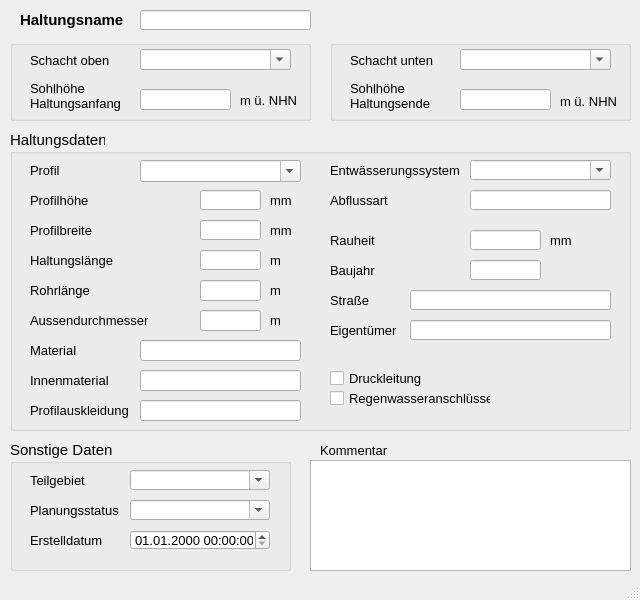
<?xml version="1.0" encoding="UTF-8"?>
<ui version="4.0">
 <class>MainWindow</class>
 <widget class="QMainWindow" name="MainWindow">
  <property name="geometry">
   <rect>
    <x>0</x>
    <y>0</y>
    <width>640</width>
    <height>600</height>
   </rect>
  </property>
  <property name="sizePolicy">
   <sizepolicy hsizetype="Preferred" vsizetype="Preferred">
    <horstretch>0</horstretch>
    <verstretch>0</verstretch>
   </sizepolicy>
  </property>
  <property name="minimumSize">
   <size>
    <width>640</width>
    <height>600</height>
   </size>
  </property>
  <property name="baseSize">
   <size>
    <width>0</width>
    <height>0</height>
   </size>
  </property>
  <property name="font">
   <font>
    <family>Tahoma</family>
    <pointsize>10</pointsize>
   </font>
  </property>
  <property name="windowTitle">
   <string>Haltung</string>
  </property>
  <widget class="QWidget" name="centralwidget">
   <widget class="QLabel" name="label">
    <property name="geometry">
     <rect>
      <x>20</x>
      <y>10</y>
      <width>111</width>
      <height>20</height>
     </rect>
    </property>
    <property name="font">
     <font>
      <family>Tahoma</family>
      <pointsize>11</pointsize>
      <weight>75</weight>
      <bold>true</bold>
     </font>
    </property>
    <property name="text">
     <string>Haltungsname</string>
    </property>
   </widget>
   <widget class="QGroupBox" name="groupBox">
    <property name="geometry">
     <rect>
      <x>10</x>
      <y>40</y>
      <width>301</width>
      <height>81</height>
     </rect>
    </property>
    <property name="font">
     <font>
      <family>Tahoma</family>
      <pointsize>11</pointsize>
     </font>
    </property>
    <property name="title">
     <string/>
    </property>
    <widget class="QLabel" name="label_3">
     <property name="geometry">
      <rect>
       <x>20</x>
       <y>10</y>
       <width>91</width>
       <height>21</height>
      </rect>
     </property>
     <property name="font">
      <font>
       <family>Tahoma</family>
       <pointsize>10</pointsize>
      </font>
     </property>
     <property name="text">
      <string>Schacht oben</string>
     </property>
    </widget>
    <widget class="QLabel" name="label_5">
     <property name="geometry">
      <rect>
       <x>20</x>
       <y>40</y>
       <width>121</width>
       <height>31</height>
      </rect>
     </property>
     <property name="font">
      <font>
       <family>Tahoma</family>
       <pointsize>10</pointsize>
      </font>
     </property>
     <property name="text">
      <string>Sohlhöhe 
Haltungsanfang</string>
     </property>
    </widget>
    <widget class="QLabel" name="label_14">
     <property name="geometry">
      <rect>
       <x>230</x>
       <y>50</y>
       <width>61</width>
       <height>21</height>
      </rect>
     </property>
     <property name="font">
      <font>
       <family>Tahoma</family>
       <pointsize>10</pointsize>
      </font>
     </property>
     <property name="text">
      <string>m ü. NHN</string>
     </property>
    </widget>
    <widget class="QComboBox" name="schoben">
     <property name="geometry">
      <rect>
       <x>130</x>
       <y>9</y>
       <width>151</width>
       <height>21</height>
      </rect>
     </property>
     <property name="font">
      <font>
       <family>Tahoma</family>
       <pointsize>10</pointsize>
      </font>
     </property>
     <property name="toolTip">
      <string>&lt;html&gt;&lt;head/&gt;&lt;body&gt;&lt;p&gt;Name des oberen Schachtes&lt;/p&gt;&lt;/body&gt;&lt;/html&gt;</string>
     </property>
     <property name="statusTip">
      <string>Name des oberen Schachtes</string>
     </property>
     <property name="editable">
      <bool>true</bool>
     </property>
    </widget>
    <widget class="QLineEdit" name="sohleoben">
     <property name="geometry">
      <rect>
       <x>130</x>
       <y>49</y>
       <width>91</width>
       <height>21</height>
      </rect>
     </property>
     <property name="font">
      <font>
       <family>Tahoma</family>
       <pointsize>10</pointsize>
      </font>
     </property>
     <property name="toolTip">
      <string>&lt;html&gt;&lt;head/&gt;&lt;body&gt;&lt;p&gt;Sohlhöhe am Haltungsanfang&lt;/p&gt;&lt;/body&gt;&lt;/html&gt;</string>
     </property>
     <property name="statusTip">
      <string>Sohlhöhe am Haltungsanfang</string>
     </property>
     <property name="inputMask">
      <string/>
     </property>
     <property name="text">
      <string/>
     </property>
     <property name="maxLength">
      <number>32767</number>
     </property>
    </widget>
   </widget>
   <widget class="QGroupBox" name="groupBox_3">
    <property name="geometry">
     <rect>
      <x>330</x>
      <y>40</y>
      <width>301</width>
      <height>81</height>
     </rect>
    </property>
    <property name="font">
     <font>
      <family>Tahoma</family>
      <pointsize>11</pointsize>
     </font>
    </property>
    <property name="title">
     <string/>
    </property>
    <widget class="QLineEdit" name="sohleunten">
     <property name="geometry">
      <rect>
       <x>130</x>
       <y>49</y>
       <width>91</width>
       <height>21</height>
      </rect>
     </property>
     <property name="font">
      <font>
       <family>Tahoma</family>
       <pointsize>10</pointsize>
      </font>
     </property>
     <property name="toolTip">
      <string>&lt;html&gt;&lt;head/&gt;&lt;body&gt;&lt;p&gt;Sohlhöhe am Haltungsende&lt;/p&gt;&lt;/body&gt;&lt;/html&gt;</string>
     </property>
     <property name="statusTip">
      <string>Sohlhöhe am Haltungsende</string>
     </property>
    </widget>
    <widget class="QLabel" name="label_9">
     <property name="geometry">
      <rect>
       <x>20</x>
       <y>10</y>
       <width>91</width>
       <height>21</height>
      </rect>
     </property>
     <property name="font">
      <font>
       <family>Tahoma</family>
       <pointsize>10</pointsize>
      </font>
     </property>
     <property name="text">
      <string>Schacht unten</string>
     </property>
    </widget>
    <widget class="QLabel" name="label_8">
     <property name="geometry">
      <rect>
       <x>20</x>
       <y>40</y>
       <width>101</width>
       <height>31</height>
      </rect>
     </property>
     <property name="font">
      <font>
       <family>Tahoma</family>
       <pointsize>10</pointsize>
      </font>
     </property>
     <property name="text">
      <string>Sohlhöhe 
Haltungsende</string>
     </property>
    </widget>
    <widget class="QLabel" name="label_15">
     <property name="geometry">
      <rect>
       <x>230</x>
       <y>51</y>
       <width>61</width>
       <height>20</height>
      </rect>
     </property>
     <property name="font">
      <font>
       <family>Tahoma</family>
       <pointsize>10</pointsize>
      </font>
     </property>
     <property name="text">
      <string>m ü. NHN</string>
     </property>
    </widget>
    <widget class="QComboBox" name="schunten">
     <property name="geometry">
      <rect>
       <x>130</x>
       <y>9</y>
       <width>151</width>
       <height>21</height>
      </rect>
     </property>
     <property name="font">
      <font>
       <family>Tahoma</family>
       <pointsize>10</pointsize>
      </font>
     </property>
     <property name="toolTip">
      <string>&lt;html&gt;&lt;head/&gt;&lt;body&gt;&lt;p&gt;Name des unteren Schachtes&lt;/p&gt;&lt;/body&gt;&lt;/html&gt;</string>
     </property>
     <property name="statusTip">
      <string>Name des unteren Schachtes</string>
     </property>
     <property name="editable">
      <bool>true</bool>
     </property>
    </widget>
   </widget>
   <widget class="QTextEdit" name="kommentar">
    <property name="geometry">
     <rect>
      <x>310</x>
      <y>460</y>
      <width>321</width>
      <height>111</height>
     </rect>
    </property>
    <property name="font">
     <font>
      <family>Tahoma</family>
      <pointsize>10</pointsize>
     </font>
    </property>
    <property name="toolTip">
     <string>&lt;html&gt;&lt;head/&gt;&lt;body&gt;&lt;p&gt;&lt;span style=&quot; font-family:'Calibri','sans-serif';&quot;&gt;Platz für zusätzliche Kommentare&lt;/span&gt;&lt;/p&gt;&lt;/body&gt;&lt;/html&gt;</string>
    </property>
    <property name="statusTip">
     <string>Platz für zusätzliche Kommentare</string>
    </property>
   </widget>
   <widget class="QLabel" name="label_22">
    <property name="geometry">
     <rect>
      <x>320</x>
      <y>440</y>
      <width>81</width>
      <height>21</height>
     </rect>
    </property>
    <property name="font">
     <font>
      <family>Tahoma</family>
      <pointsize>10</pointsize>
     </font>
    </property>
    <property name="text">
     <string>Kommentar</string>
    </property>
   </widget>
   <widget class="QLineEdit" name="haltnam">
    <property name="geometry">
     <rect>
      <x>140</x>
      <y>10</y>
      <width>171</width>
      <height>20</height>
     </rect>
    </property>
    <property name="font">
     <font>
      <family>Tahoma</family>
      <pointsize>11</pointsize>
     </font>
    </property>
    <property name="toolTip">
     <string>&lt;html&gt;&lt;head/&gt;&lt;body&gt;&lt;p&gt;&lt;span style=&quot; font-family:'Calibri','sans-serif';&quot;&gt;Eindeutige Haltungsbezeichnung&lt;/span&gt;&lt;/p&gt;&lt;/body&gt;&lt;/html&gt;</string>
    </property>
    <property name="statusTip">
     <string>Eindeutige Haltungsbezeichnung</string>
    </property>
   </widget>
   <widget class="QGroupBox" name="groupBox_2">
    <property name="geometry">
     <rect>
      <x>10</x>
      <y>130</y>
      <width>621</width>
      <height>301</height>
     </rect>
    </property>
    <property name="font">
     <font>
      <family>Tahoma</family>
      <pointsize>11</pointsize>
     </font>
    </property>
    <property name="title">
     <string>Haltungsdaten</string>
    </property>
    <widget class="QLineEdit" name="ks">
     <property name="geometry">
      <rect>
       <x>460</x>
       <y>100</y>
       <width>71</width>
       <height>20</height>
      </rect>
     </property>
     <property name="font">
      <font>
       <family>Tahoma</family>
       <pointsize>10</pointsize>
      </font>
     </property>
     <property name="toolTip">
      <string>&lt;html&gt;&lt;head/&gt;&lt;body&gt;&lt;p&gt;absolute Rauheit (Prandtl-Colebrook)&lt;/p&gt;&lt;/body&gt;&lt;/html&gt;</string>
     </property>
     <property name="statusTip">
      <string>Absolute Rauheit gemäß Prandtl-Colebrook</string>
     </property>
    </widget>
    <widget class="QLabel" name="label_7">
     <property name="geometry">
      <rect>
       <x>20</x>
       <y>90</y>
       <width>101</width>
       <height>21</height>
      </rect>
     </property>
     <property name="font">
      <font>
       <family>Tahoma</family>
       <pointsize>10</pointsize>
      </font>
     </property>
     <property name="text">
      <string>Profilbreite</string>
     </property>
    </widget>
    <widget class="QLabel" name="label_20">
     <property name="geometry">
      <rect>
       <x>260</x>
       <y>90</y>
       <width>31</width>
       <height>21</height>
      </rect>
     </property>
     <property name="font">
      <font>
       <family>Tahoma</family>
       <pointsize>10</pointsize>
      </font>
     </property>
     <property name="text">
      <string>mm</string>
     </property>
    </widget>
    <widget class="QLabel" name="label_21">
     <property name="geometry">
      <rect>
       <x>260</x>
       <y>120</y>
       <width>30</width>
       <height>20</height>
      </rect>
     </property>
     <property name="font">
      <font>
       <family>Tahoma</family>
       <pointsize>10</pointsize>
      </font>
     </property>
     <property name="text">
      <string>m </string>
     </property>
    </widget>
    <widget class="QLineEdit" name="laenge">
     <property name="geometry">
      <rect>
       <x>190</x>
       <y>120</y>
       <width>61</width>
       <height>20</height>
      </rect>
     </property>
     <property name="font">
      <font>
       <family>Tahoma</family>
       <pointsize>10</pointsize>
      </font>
     </property>
     <property name="toolTip">
      <string>&lt;html&gt;&lt;head/&gt;&lt;body&gt;&lt;p&gt;&lt;span style=&quot; font-size:10pt;&quot;&gt;Haltungslänge&lt;/span&gt;&lt;/p&gt;&lt;/body&gt;&lt;/html&gt;</string>
     </property>
     <property name="statusTip">
      <string>vorgegebene Haltungslänge, falls diese nicht automatisch berechnet werden soll</string>
     </property>
    </widget>
    <widget class="QComboBox" name="entwart">
     <property name="geometry">
      <rect>
       <x>460</x>
       <y>30</y>
       <width>141</width>
       <height>20</height>
      </rect>
     </property>
     <property name="font">
      <font>
       <family>Tahoma</family>
       <pointsize>10</pointsize>
      </font>
     </property>
     <property name="toolTip">
      <string>&lt;html&gt;&lt;head/&gt;&lt;body&gt;&lt;p&gt;vorh. Entwässerungssystem (z.B. Mischwasser, Regenwasser etc.)&lt;/p&gt;&lt;/body&gt;&lt;/html&gt;</string>
     </property>
     <property name="statusTip">
      <string>vorh. Entwässerungssystem (z.B. Mischwasser, Regenwasser etc.)</string>
     </property>
     <property name="editable">
      <bool>true</bool>
     </property>
    </widget>
    <widget class="QComboBox" name="profilnam">
     <property name="geometry">
      <rect>
       <x>130</x>
       <y>30</y>
       <width>161</width>
       <height>22</height>
      </rect>
     </property>
     <property name="minimumSize">
      <size>
       <width>0</width>
       <height>0</height>
      </size>
     </property>
     <property name="font">
      <font>
       <family>Tahoma</family>
       <pointsize>10</pointsize>
      </font>
     </property>
     <property name="toolTip">
      <string>&lt;html&gt;&lt;head/&gt;&lt;body&gt;&lt;p&gt;Profil der Haltung&lt;/p&gt;&lt;/body&gt;&lt;/html&gt;</string>
     </property>
     <property name="statusTip">
      <string>Profil der Haltung</string>
     </property>
     <property name="editable">
      <bool>true</bool>
     </property>
    </widget>
    <widget class="QLabel" name="label_54">
     <property name="geometry">
      <rect>
       <x>20</x>
       <y>30</y>
       <width>91</width>
       <height>21</height>
      </rect>
     </property>
     <property name="font">
      <font>
       <family>Tahoma</family>
       <pointsize>10</pointsize>
      </font>
     </property>
     <property name="text">
      <string>Profil</string>
     </property>
    </widget>
    <widget class="QLabel" name="label_17">
     <property name="geometry">
      <rect>
       <x>20</x>
       <y>120</y>
       <width>151</width>
       <height>21</height>
      </rect>
     </property>
     <property name="font">
      <font>
       <family>Tahoma</family>
       <pointsize>10</pointsize>
      </font>
     </property>
     <property name="text">
      <string>Haltungslänge</string>
     </property>
    </widget>
    <widget class="QLabel" name="label_51">
     <property name="geometry">
      <rect>
       <x>320</x>
       <y>30</y>
       <width>151</width>
       <height>21</height>
      </rect>
     </property>
     <property name="font">
      <font>
       <family>Tahoma</family>
       <pointsize>10</pointsize>
      </font>
     </property>
     <property name="text">
      <string>Entwässerungssystem</string>
     </property>
    </widget>
    <widget class="QLineEdit" name="hoehe">
     <property name="geometry">
      <rect>
       <x>190</x>
       <y>60</y>
       <width>61</width>
       <height>20</height>
      </rect>
     </property>
     <property name="font">
      <font>
       <family>Tahoma</family>
       <pointsize>10</pointsize>
      </font>
     </property>
     <property name="toolTip">
      <string>&lt;html&gt;&lt;head/&gt;&lt;body&gt;&lt;p&gt;Bedeutung hängt vom Profil ab&lt;/p&gt;&lt;/body&gt;&lt;/html&gt;</string>
     </property>
     <property name="statusTip">
      <string>Bedeutung hängt vom Profil ab</string>
     </property>
     <property name="inputMask">
      <string/>
     </property>
     <property name="text">
      <string/>
     </property>
    </widget>
    <widget class="QLabel" name="label_16">
     <property name="geometry">
      <rect>
       <x>260</x>
       <y>60</y>
       <width>31</width>
       <height>21</height>
      </rect>
     </property>
     <property name="font">
      <font>
       <family>Tahoma</family>
       <pointsize>10</pointsize>
      </font>
     </property>
     <property name="text">
      <string>mm</string>
     </property>
    </widget>
    <widget class="QLineEdit" name="breite">
     <property name="geometry">
      <rect>
       <x>190</x>
       <y>90</y>
       <width>61</width>
       <height>20</height>
      </rect>
     </property>
     <property name="font">
      <font>
       <family>Tahoma</family>
       <pointsize>10</pointsize>
      </font>
     </property>
     <property name="toolTip">
      <string>&lt;html&gt;&lt;head/&gt;&lt;body&gt;&lt;p&gt;Bedeutung hängt vom Profil ab&lt;/p&gt;&lt;/body&gt;&lt;/html&gt;</string>
     </property>
     <property name="statusTip">
      <string>Bedeutung hängt vom Profil ab</string>
     </property>
    </widget>
    <widget class="QLabel" name="label_6">
     <property name="geometry">
      <rect>
       <x>20</x>
       <y>60</y>
       <width>101</width>
       <height>21</height>
      </rect>
     </property>
     <property name="font">
      <font>
       <family>Tahoma</family>
       <pointsize>10</pointsize>
      </font>
     </property>
     <property name="text">
      <string>Profilhöhe</string>
     </property>
    </widget>
    <widget class="QLabel" name="label_70">
     <property name="geometry">
      <rect>
       <x>540</x>
       <y>100</y>
       <width>31</width>
       <height>21</height>
      </rect>
     </property>
     <property name="font">
      <font>
       <family>Tahoma</family>
       <pointsize>10</pointsize>
      </font>
     </property>
     <property name="text">
      <string>mm</string>
     </property>
    </widget>
    <widget class="QLabel" name="label_61">
     <property name="geometry">
      <rect>
       <x>320</x>
       <y>100</y>
       <width>100</width>
       <height>20</height>
      </rect>
     </property>
     <property name="font">
      <font>
       <family>Tahoma</family>
       <pointsize>10</pointsize>
      </font>
     </property>
     <property name="text">
      <string>Rauheit</string>
     </property>
    </widget>
    <widget class="QLabel" name="label_12">
     <property name="geometry">
      <rect>
       <x>20</x>
       <y>180</y>
       <width>151</width>
       <height>21</height>
      </rect>
     </property>
     <property name="font">
      <font>
       <family>Tahoma</family>
       <pointsize>10</pointsize>
      </font>
     </property>
     <property name="text">
      <string>Aussendurchmesser</string>
     </property>
    </widget>
    <widget class="QLabel" name="label_23">
     <property name="geometry">
      <rect>
       <x>260</x>
       <y>180</y>
       <width>31</width>
       <height>21</height>
      </rect>
     </property>
     <property name="font">
      <font>
       <family>Tahoma</family>
       <pointsize>10</pointsize>
      </font>
     </property>
     <property name="text">
      <string>m </string>
     </property>
    </widget>
    <widget class="QLineEdit" name="aussendurchmesser">
     <property name="geometry">
      <rect>
       <x>190</x>
       <y>180</y>
       <width>61</width>
       <height>21</height>
      </rect>
     </property>
     <property name="font">
      <font>
       <family>Tahoma</family>
       <pointsize>10</pointsize>
      </font>
     </property>
     <property name="toolTip">
      <string>&lt;html&gt;&lt;head/&gt;&lt;body&gt;&lt;p&gt;Außendurchmesser&lt;/p&gt;&lt;/body&gt;&lt;/html&gt;</string>
     </property>
     <property name="statusTip">
      <string>Außendurchmesser</string>
     </property>
    </widget>
    <widget class="QLabel" name="label_62">
     <property name="geometry">
      <rect>
       <x>20</x>
       <y>270</y>
       <width>151</width>
       <height>21</height>
      </rect>
     </property>
     <property name="font">
      <font>
       <family>Tahoma</family>
       <pointsize>10</pointsize>
      </font>
     </property>
     <property name="text">
      <string>Profilauskleidung</string>
     </property>
    </widget>
    <widget class="QLineEdit" name="profilauskleidung">
     <property name="geometry">
      <rect>
       <x>130</x>
       <y>270</y>
       <width>161</width>
       <height>21</height>
      </rect>
     </property>
     <property name="font">
      <font>
       <family>Tahoma</family>
       <pointsize>10</pointsize>
      </font>
     </property>
     <property name="toolTip">
      <string>&lt;html&gt;&lt;head/&gt;&lt;body&gt;&lt;p&gt;Profilauskleidung&lt;/p&gt;&lt;/body&gt;&lt;/html&gt;</string>
     </property>
     <property name="statusTip">
      <string>Profilauskleidung</string>
     </property>
    </widget>
    <widget class="QLabel" name="label_63">
     <property name="geometry">
      <rect>
       <x>20</x>
       <y>240</y>
       <width>151</width>
       <height>21</height>
      </rect>
     </property>
     <property name="font">
      <font>
       <family>Tahoma</family>
       <pointsize>10</pointsize>
      </font>
     </property>
     <property name="text">
      <string>Innenmaterial</string>
     </property>
    </widget>
    <widget class="QLineEdit" name="innenmaterial">
     <property name="geometry">
      <rect>
       <x>130</x>
       <y>240</y>
       <width>161</width>
       <height>21</height>
      </rect>
     </property>
     <property name="font">
      <font>
       <family>Tahoma</family>
       <pointsize>10</pointsize>
      </font>
     </property>
     <property name="toolTip">
      <string>&lt;html&gt;&lt;head/&gt;&lt;body&gt;&lt;p&gt;Innenmaterial&lt;/p&gt;&lt;/body&gt;&lt;/html&gt;</string>
     </property>
     <property name="statusTip">
      <string>Innenmaterial</string>
     </property>
    </widget>
    <widget class="QCheckBox" name="druckdicht">
     <property name="geometry">
      <rect>
       <x>320</x>
       <y>240</y>
       <width>101</width>
       <height>17</height>
      </rect>
     </property>
     <property name="font">
      <font>
       <family>Tahoma</family>
       <pointsize>10</pointsize>
      </font>
     </property>
     <property name="toolTip">
      <string>&lt;html&gt;&lt;head/&gt;&lt;body&gt;&lt;p&gt;Druckleitung&lt;/p&gt;&lt;/body&gt;&lt;/html&gt;</string>
     </property>
     <property name="statusTip">
      <string>Druckleitung</string>
     </property>
     <property name="layoutDirection">
      <enum>Qt::LeftToRight</enum>
     </property>
     <property name="text">
      <string>Druckleitung</string>
     </property>
    </widget>
    <widget class="QCheckBox" name="rwanschluss">
     <property name="geometry">
      <rect>
       <x>320</x>
       <y>260</y>
       <width>161</width>
       <height>17</height>
      </rect>
     </property>
     <property name="font">
      <font>
       <family>Tahoma</family>
       <pointsize>10</pointsize>
      </font>
     </property>
     <property name="toolTip">
      <string>&lt;html&gt;&lt;head/&gt;&lt;body&gt;&lt;p&gt;Haltung mit Regenwasseranschlüssen. Wird bei automatischer Erzeugung der Haltungsflächen berücksichtigt&lt;/p&gt;&lt;p&gt;Häkchen setzen, wenn die Haltung Regenwasseranschlüsse aufweist&lt;/p&gt;&lt;/body&gt;&lt;/html&gt;</string>
     </property>
     <property name="statusTip">
      <string>Häkchen, wenn Haltung Regenwasseranschlüsse aufweist. Wird bei automatischer Erzeugung der Haltungsflächen berücksichtigt.</string>
     </property>
     <property name="whatsThis">
      <string>&lt;html&gt;&lt;head/&gt;&lt;body&gt;&lt;p&gt;Haltung mit Regenwasseranschlüssen. Wird bei automatischer Erzeugung der Haltungsflächen berücksichtigt.&lt;/p&gt;&lt;/body&gt;&lt;/html&gt;</string>
     </property>
     <property name="layoutDirection">
      <enum>Qt::LeftToRight</enum>
     </property>
     <property name="text">
      <string>Regenwasseranschlüsse</string>
     </property>
     <property name="tristate">
      <bool>true</bool>
     </property>
    </widget>
    <widget class="QLabel" name="label_67">
     <property name="geometry">
      <rect>
       <x>20</x>
       <y>210</y>
       <width>100</width>
       <height>21</height>
      </rect>
     </property>
     <property name="font">
      <font>
       <family>Tahoma</family>
       <pointsize>10</pointsize>
      </font>
     </property>
     <property name="text">
      <string>Material</string>
     </property>
    </widget>
    <widget class="QLineEdit" name="material">
     <property name="geometry">
      <rect>
       <x>130</x>
       <y>210</y>
       <width>161</width>
       <height>21</height>
      </rect>
     </property>
     <property name="toolTip">
      <string>&lt;html&gt;&lt;head/&gt;&lt;body&gt;&lt;p&gt;Material des Schachtes (z.B. Beton, Gussstahl etc.)&lt;/p&gt;&lt;/body&gt;&lt;/html&gt;</string>
     </property>
     <property name="statusTip">
      <string>Material des Schachtes (z.B. Beton, Gussstahl etc.)</string>
     </property>
    </widget>
    <widget class="QLabel" name="label_66">
     <property name="geometry">
      <rect>
       <x>320</x>
       <y>160</y>
       <width>100</width>
       <height>20</height>
      </rect>
     </property>
     <property name="font">
      <font>
       <family>Tahoma</family>
       <pointsize>10</pointsize>
      </font>
     </property>
     <property name="text">
      <string>Straße</string>
     </property>
    </widget>
    <widget class="QLabel" name="label_65">
     <property name="geometry">
      <rect>
       <x>320</x>
       <y>190</y>
       <width>100</width>
       <height>20</height>
      </rect>
     </property>
     <property name="font">
      <font>
       <family>Tahoma</family>
       <pointsize>10</pointsize>
      </font>
     </property>
     <property name="text">
      <string>Eigentümer</string>
     </property>
    </widget>
    <widget class="QLabel" name="label_64">
     <property name="geometry">
      <rect>
       <x>320</x>
       <y>130</y>
       <width>100</width>
       <height>20</height>
      </rect>
     </property>
     <property name="font">
      <font>
       <family>Tahoma</family>
       <pointsize>10</pointsize>
      </font>
     </property>
     <property name="text">
      <string>Baujahr</string>
     </property>
    </widget>
    <widget class="QLineEdit" name="strasse">
     <property name="geometry">
      <rect>
       <x>400</x>
       <y>160</y>
       <width>201</width>
       <height>20</height>
      </rect>
     </property>
     <property name="toolTip">
      <string>&lt;html&gt;&lt;head/&gt;&lt;body&gt;&lt;p&gt;Straßenname&lt;/p&gt;&lt;/body&gt;&lt;/html&gt;</string>
     </property>
     <property name="statusTip">
      <string>Straßenname</string>
     </property>
    </widget>
    <widget class="QLineEdit" name="baujahr">
     <property name="geometry">
      <rect>
       <x>460</x>
       <y>130</y>
       <width>71</width>
       <height>20</height>
      </rect>
     </property>
     <property name="toolTip">
      <string>&lt;html&gt;&lt;head/&gt;&lt;body&gt;&lt;p&gt;Baujahr&lt;/p&gt;&lt;/body&gt;&lt;/html&gt;</string>
     </property>
     <property name="statusTip">
      <string>Baujahr</string>
     </property>
    </widget>
    <widget class="QLineEdit" name="eigentum">
     <property name="geometry">
      <rect>
       <x>400</x>
       <y>190</y>
       <width>201</width>
       <height>20</height>
      </rect>
     </property>
     <property name="toolTip">
      <string>&lt;html&gt;&lt;head/&gt;&lt;body&gt;&lt;p&gt;Eigentümer&lt;/p&gt;&lt;/body&gt;&lt;/html&gt;</string>
     </property>
     <property name="statusTip">
      <string>Eigentümer</string>
     </property>
    </widget>
    <widget class="QLabel" name="label_2">
     <property name="geometry">
      <rect>
       <x>20</x>
       <y>150</y>
       <width>111</width>
       <height>21</height>
      </rect>
     </property>
     <property name="font">
      <font>
       <family>Tahoma</family>
       <pointsize>10</pointsize>
      </font>
     </property>
     <property name="text">
      <string>Rohrlänge</string>
     </property>
    </widget>
    <widget class="QLineEdit" name="lineEdit">
     <property name="geometry">
      <rect>
       <x>190</x>
       <y>150</y>
       <width>61</width>
       <height>21</height>
      </rect>
     </property>
    </widget>
    <widget class="QLabel" name="label_4">
     <property name="geometry">
      <rect>
       <x>260</x>
       <y>150</y>
       <width>31</width>
       <height>21</height>
      </rect>
     </property>
     <property name="font">
      <font>
       <family>Tahoma</family>
       <pointsize>10</pointsize>
      </font>
     </property>
     <property name="text">
      <string>m</string>
     </property>
    </widget>
    <widget class="QLabel" name="label_68">
     <property name="geometry">
      <rect>
       <x>320</x>
       <y>60</y>
       <width>100</width>
       <height>20</height>
      </rect>
     </property>
     <property name="font">
      <font>
       <family>Tahoma</family>
       <pointsize>10</pointsize>
      </font>
     </property>
     <property name="text">
      <string>Abflussart</string>
     </property>
    </widget>
    <widget class="QLineEdit" name="abflussart">
     <property name="geometry">
      <rect>
       <x>460</x>
       <y>60</y>
       <width>141</width>
       <height>20</height>
      </rect>
     </property>
     <property name="toolTip">
      <string>&lt;html&gt;&lt;head/&gt;&lt;body&gt;&lt;p&gt;Straßenname&lt;/p&gt;&lt;/body&gt;&lt;/html&gt;</string>
     </property>
     <property name="statusTip">
      <string>Straßenname</string>
     </property>
    </widget>
   </widget>
   <widget class="QGroupBox" name="groupBox_4">
    <property name="geometry">
     <rect>
      <x>10</x>
      <y>440</y>
      <width>281</width>
      <height>131</height>
     </rect>
    </property>
    <property name="font">
     <font>
      <family>Tahoma</family>
      <pointsize>11</pointsize>
     </font>
    </property>
    <property name="title">
     <string>Sonstige Daten</string>
    </property>
    <widget class="QLabel" name="label_11">
     <property name="geometry">
      <rect>
       <x>20</x>
       <y>30</y>
       <width>71</width>
       <height>21</height>
      </rect>
     </property>
     <property name="font">
      <font>
       <family>Tahoma</family>
       <pointsize>10</pointsize>
      </font>
     </property>
     <property name="text">
      <string>Teilgebiet</string>
     </property>
     <property name="buddy">
      <cstring>simstatus</cstring>
     </property>
    </widget>
    <widget class="QComboBox" name="teilgebiet">
     <property name="geometry">
      <rect>
       <x>120</x>
       <y>30</y>
       <width>140</width>
       <height>20</height>
      </rect>
     </property>
     <property name="font">
      <font>
       <family>Tahoma</family>
       <pointsize>10</pointsize>
      </font>
     </property>
     <property name="toolTip">
      <string>&lt;html&gt;&lt;head/&gt;&lt;body&gt;&lt;p&gt;zur Zuordnung auf ein selbstständig festgelegtes Teilgebiet&lt;/p&gt;&lt;/body&gt;&lt;/html&gt;</string>
     </property>
     <property name="statusTip">
      <string>zur Zuordnung auf ein selbstständig festgelegtes Teilgebiet</string>
     </property>
     <property name="editable">
      <bool>true</bool>
     </property>
    </widget>
    <widget class="QLabel" name="label_10">
     <property name="geometry">
      <rect>
       <x>20</x>
       <y>60</y>
       <width>101</width>
       <height>21</height>
      </rect>
     </property>
     <property name="font">
      <font>
       <family>Tahoma</family>
       <pointsize>10</pointsize>
      </font>
     </property>
     <property name="text">
      <string>Planungsstatus</string>
     </property>
     <property name="buddy">
      <cstring>simstatus</cstring>
     </property>
    </widget>
    <widget class="QComboBox" name="simstatus">
     <property name="geometry">
      <rect>
       <x>120</x>
       <y>60</y>
       <width>140</width>
       <height>20</height>
      </rect>
     </property>
     <property name="font">
      <font>
       <family>Tahoma</family>
       <pointsize>10</pointsize>
      </font>
     </property>
     <property name="toolTip">
      <string>&lt;html&gt;&lt;head/&gt;&lt;body&gt;&lt;p&gt;&lt;span style=&quot; font-family:'Calibri','sans-serif'; font-size:11pt;&quot;&gt;aktueller Status (z.B. vorhanden, in Planung etc.)&lt;/span&gt;&lt;/p&gt;&lt;/body&gt;&lt;/html&gt;</string>
     </property>
     <property name="statusTip">
      <string>aktueller Status (z.B. vorhanden, in Planung etc.)</string>
     </property>
     <property name="editable">
      <bool>true</bool>
     </property>
    </widget>
    <widget class="QLabel" name="label_71">
     <property name="geometry">
      <rect>
       <x>20</x>
       <y>90</y>
       <width>91</width>
       <height>21</height>
      </rect>
     </property>
     <property name="font">
      <font>
       <family>Tahoma</family>
       <pointsize>10</pointsize>
      </font>
     </property>
     <property name="text">
      <string>Erstelldatum</string>
     </property>
    </widget>
    <widget class="QgsDateTimeEdit" name="createdat">
     <property name="geometry">
      <rect>
       <x>120</x>
       <y>90</y>
       <width>140</width>
       <height>20</height>
      </rect>
     </property>
     <property name="font">
      <font>
       <family>Tahoma</family>
       <pointsize>10</pointsize>
      </font>
     </property>
     <property name="currentSection">
      <enum>QDateTimeEdit::DaySection</enum>
     </property>
     <property name="displayFormat">
      <string>dd.MM.yyyy HH:mm:ss</string>
     </property>
    </widget>
   </widget>
  </widget>
  <widget class="QMenuBar" name="menubar">
   <property name="geometry">
    <rect>
     <x>0</x>
     <y>0</y>
     <width>640</width>
     <height>22</height>
    </rect>
   </property>
  </widget>
  <widget class="QStatusBar" name="statusbar"/>
 </widget>
 <customwidgets>
  <customwidget>
   <class>QgsDateTimeEdit</class>
   <extends>QDateTimeEdit</extends>
   <header>qgsdatetimeedit.h</header>
  </customwidget>
 </customwidgets>
 <tabstops>
  <tabstop>haltnam</tabstop>
  <tabstop>schoben</tabstop>
  <tabstop>sohleoben</tabstop>
  <tabstop>schunten</tabstop>
  <tabstop>sohleunten</tabstop>
  <tabstop>profilnam</tabstop>
  <tabstop>hoehe</tabstop>
  <tabstop>breite</tabstop>
  <tabstop>laenge</tabstop>
  <tabstop>ks</tabstop>
  <tabstop>entwart</tabstop>
  <tabstop>teilgebiet</tabstop>
  <tabstop>simstatus</tabstop>
  <tabstop>createdat</tabstop>
  <tabstop>kommentar</tabstop>
 </tabstops>
 <resources/>
 <connections/>
</ui>
